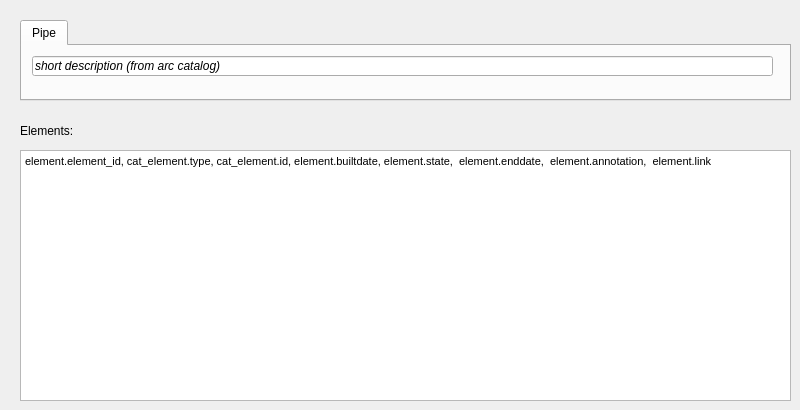
   <widget class="QWidget" name="page_management">
    <attribute name="title">
     <string>Add. info</string>
    </attribute>
    <widget class="QTextEdit" name="element">
     <property name="geometry">
      <rect>
       <x>20</x>
       <y>150</y>
       <width>771</width>
       <height>251</height>
      </rect>
     </property>
     <property name="html">
      <string>&lt;!DOCTYPE HTML PUBLIC &quot;-//W3C//DTD HTML 4.0//EN&quot; &quot;http://www.w3.org/TR/REC-html40/strict.dtd&quot;&gt;
&lt;html&gt;&lt;head&gt;&lt;meta name=&quot;qrichtext&quot; content=&quot;1&quot; /&gt;&lt;style type=&quot;text/css&quot;&gt;
p, li { white-space: pre-wrap; }
&lt;/style&gt;&lt;/head&gt;&lt;body style=&quot; font-family:'MS Shell Dlg 2'; font-size:8pt; font-weight:400; font-style:normal;&quot;&gt;
&lt;p style=&quot; margin-top:0px; margin-bottom:0px; margin-left:0px; margin-right:0px; -qt-block-indent:0; text-indent:0px;&quot;&gt;element.element_id, cat_element.type, cat_element.id, element.builtdate, element.state,  element.enddate,  element.annotation,  element.link&lt;/p&gt;&lt;/body&gt;&lt;/html&gt;</string>
     </property>
    </widget>
    <widget class="QLabel" name="label_elements">
     <property name="geometry">
      <rect>
       <x>20</x>
       <y>120</y>
       <width>90</width>
       <height>22</height>
      </rect>
     </property>
     <property name="font">
      <font>
       <pointsize>9</pointsize>
      </font>
     </property>
     <property name="frameShape">
      <enum>QFrame::NoFrame</enum>
     </property>
     <property name="frameShadow">
      <enum>QFrame::Plain</enum>
     </property>
     <property name="text">
      <string>Elements:</string>
     </property>
     <property name="textFormat">
      <enum>Qt::AutoText</enum>
     </property>
     <property name="scaledContents">
      <bool>false</bool>
     </property>
     <property name="alignment">
      <set>Qt::AlignLeading|Qt::AlignLeft|Qt::AlignVCenter</set>
     </property>
     <property name="margin">
      <number>3</number>
     </property>
    </widget>
    <widget class="QTabWidget" name="label_management">
     <property name="geometry">
      <rect>
       <x>20</x>
       <y>20</y>
       <width>771</width>
       <height>81</height>
      </rect>
     </property>
     <property name="currentIndex">
      <number>0</number>
     </property>
     <widget class="QWidget" name="tab_13">
      <attribute name="title">
       <string>Pipe</string>
      </attribute>
      <widget class="QLineEdit" name="cat_arc_descript">
       <property name="geometry">
        <rect>
         <x>10</x>
         <y>10</y>
         <width>741</width>
         <height>20</height>
        </rect>
       </property>
       <property name="font">
        <font>
         <italic>true</italic>
        </font>
       </property>
       <property name="text">
        <string>short description (from arc catalog)</string>
       </property>
      </widget>
     </widget>
    </widget>
   </widget>
